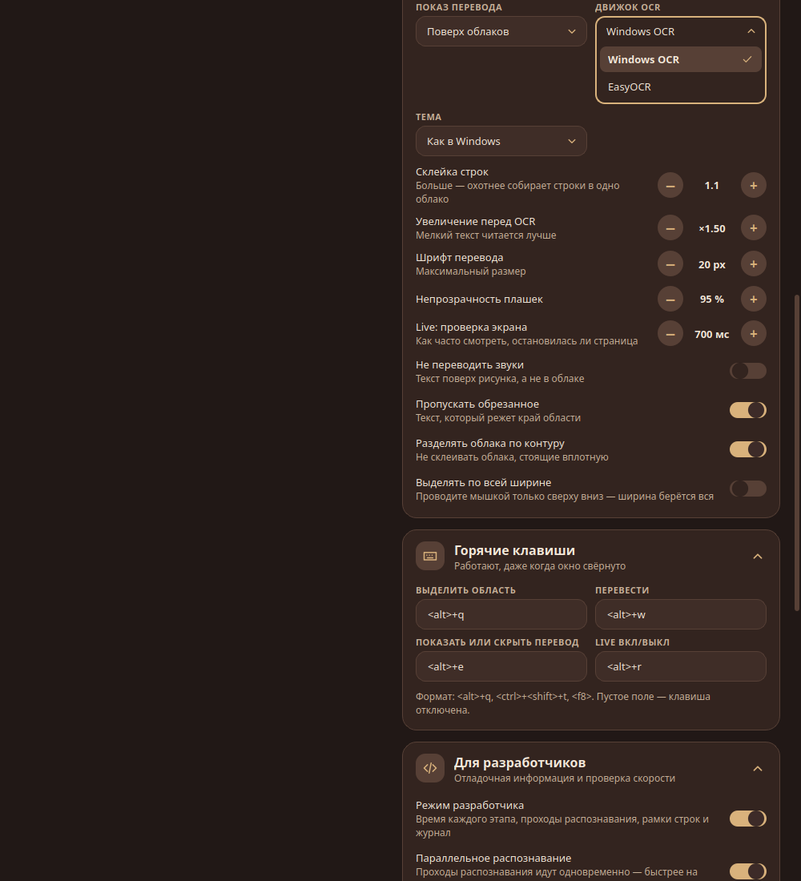
#> input picture linux/click_engine_select.png, 801 x 881 px, shrunk from 1000 x 1100 before the run
$ python -i enhance.py   (imports and definitions only)
#> lines starting #> are read from the running program, lines starting #| are printed output that depends on the picture
#> further down, picture is the input picture: PIL image 801x881 RGB; mean R, G, B 46.1, 33.9, 29.9
"""Несколько проходов распознавания для сложных страниц.

Движки OCR лучше всего читают тёмный текст на светлом ровном фоне. Чтобы находить
текст на тёмных и пёстрых фонах, светлый и цветной текст, каждая страница
распознаётся в нескольких вариантах, а результаты объединяются:

1. оригинал;
2. серая версия с растянутым контрастом и инверсией — светлый текст на тёмном
   фоне становится тёмным на светлом;
3. «локальный контраст» — из яркости вычитается размытый фон, остаются только
   резкие перепады, то есть буквы. Помогает на пёстрых фонах и с цветным текстом;
4. (максимальный режим) инверсия локального контраста;
5. (максимальный режим) «цветовой контраст» — отличие цвета от фона вокруг, для
   цветного текста на фоне похожей яркости.
"""

from __future__ import annotations

import re

import numpy as np
from PIL import Image, ImageFilter

from ..models import Box, TextLine

MODES = {
    "fast": "Быстрый — один проход",
    "thorough": "Тщательный — 3 прохода (тёмные фоны, светлый текст)",
    "max": "Максимальный — 5 проходов (пёстрые фоны, цветной текст)",
}

_LETTER = re.compile(r"[^\W\d_]", re.UNICODE)


def _gray(img: Image.Image) -> np.ndarray:
    return np.asarray(img.convert("L"), dtype=np.float32)


# [5 lines left out: function _stretch, not called in this run]


def _local_contrast(img: Image.Image) -> np.ndarray:
    """Яркость минус размытый фон: остаются только резкие перепады (буквы)."""
    g = _gray(img)
    radius = int(np.clip(min(img.size) / 25, 12, 48))
#> radius = 32
    bg = np.asarray(img.convert("L").filter(ImageFilter.BoxBlur(radius)), dtype=np.float32)
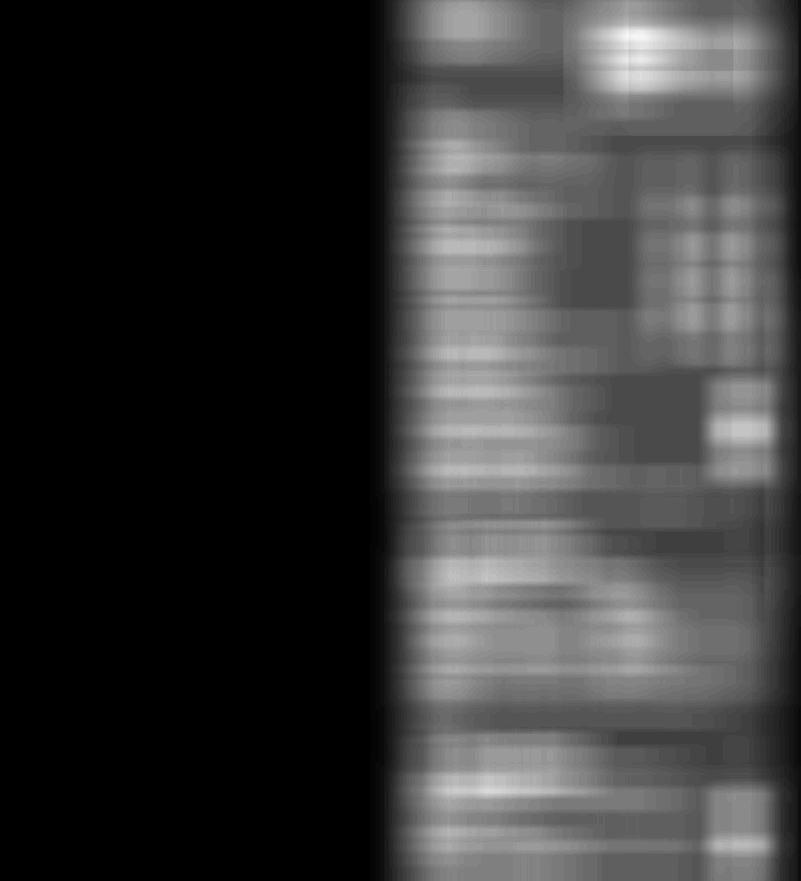
#> bg: shape (881, 801) float32; min 26, max 74, mean 36.7; drawn with min black and max white
    return np.clip(128 + (g - bg) * 3.0, 0, 255)
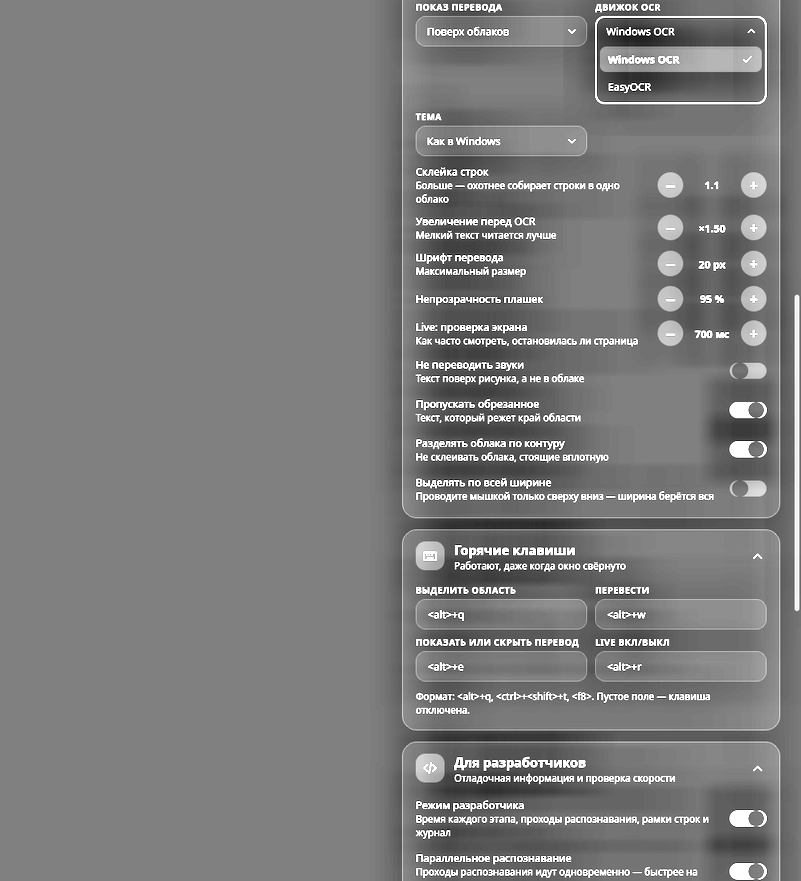
#> returned value: shape (881, 801) float32; min 0, max 255, mean 124.2


# [11 lines left out: function _color_contrast, not called in this run]


def _to_image(a: np.ndarray) -> Image.Image:
    return Image.fromarray(a.astype(np.uint8), "L").convert("RGB")


# [7 lines left out: function variant_keys, not called in this run]


class Source:
    """Исходная картинка и общие для вариантов промежуточные данные (считаются один раз).

    Варианты можно готовить из разных потоков: общее считается под замком.
    """

    # [31 lines left out: functions __init__, local, make, variants, not called in this run]


# ---------------------------------------------------------------- объединение результатов

def _letters(t: str) -> int:
    return len(_LETTER.findall(t))


# [34 lines left out: functions _overlap, merge, not called in this run]

>>> from PIL import Image
>>> picture = Image.open('../../../linux/click_engine_select.png')
>>> result = _local_contrast(picture)

$ run again, on linux/click_narrow.png
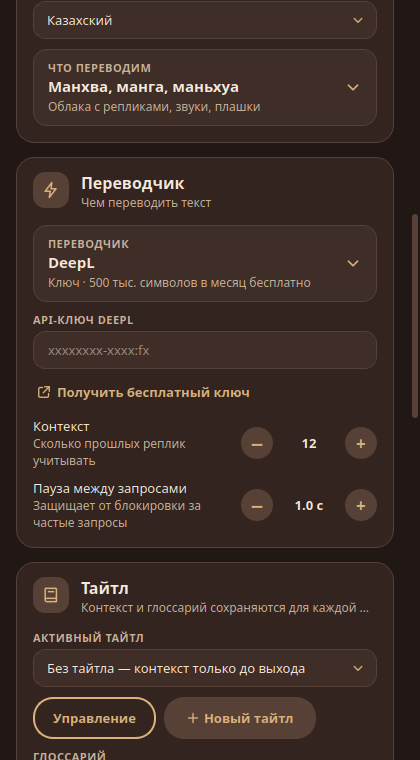
#> input picture linux/click_narrow.png, 420 x 760 px
#> picture is the input picture: PIL image 420x760 RGB; mean R, G, B 59.5, 43.7, 37.8
#> in _local_contrast, `bg = np.asarray(img.convert("L").filter(ImageFilter.BoxBlur(radius)), ..`:
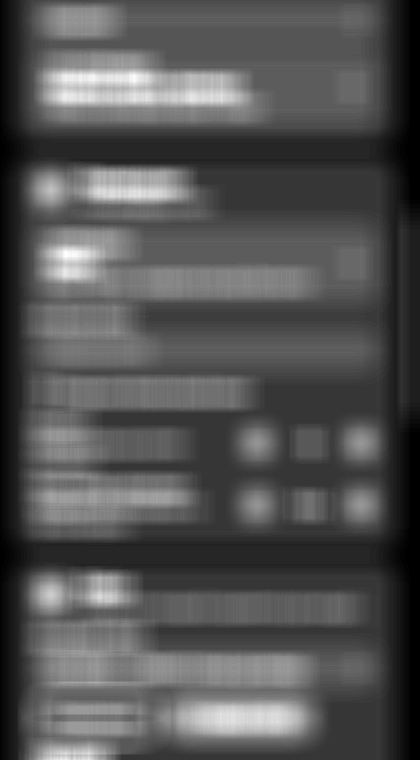
#> bg: shape (760, 420) float32; min 26, max 92, mean 47.7; drawn with min black and max white
#> in _local_contrast, `return np.clip(128 + (g - bg) * 3.0, 0, 255)`:
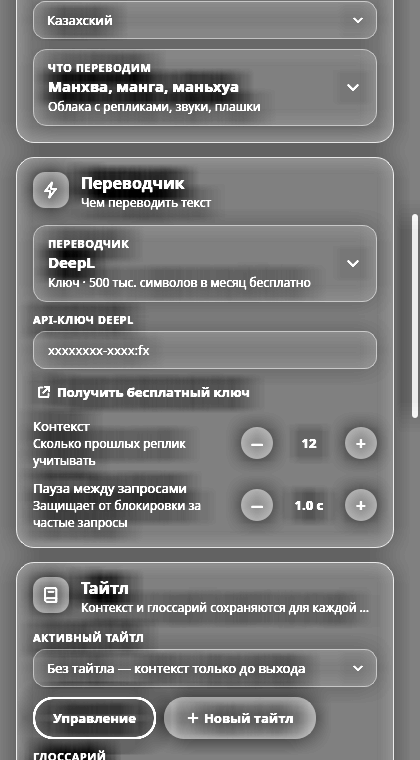
#> returned value: shape (760, 420) float32; min 0, max 255, mean 121.4

$ run again, on linux/click_select_open.png
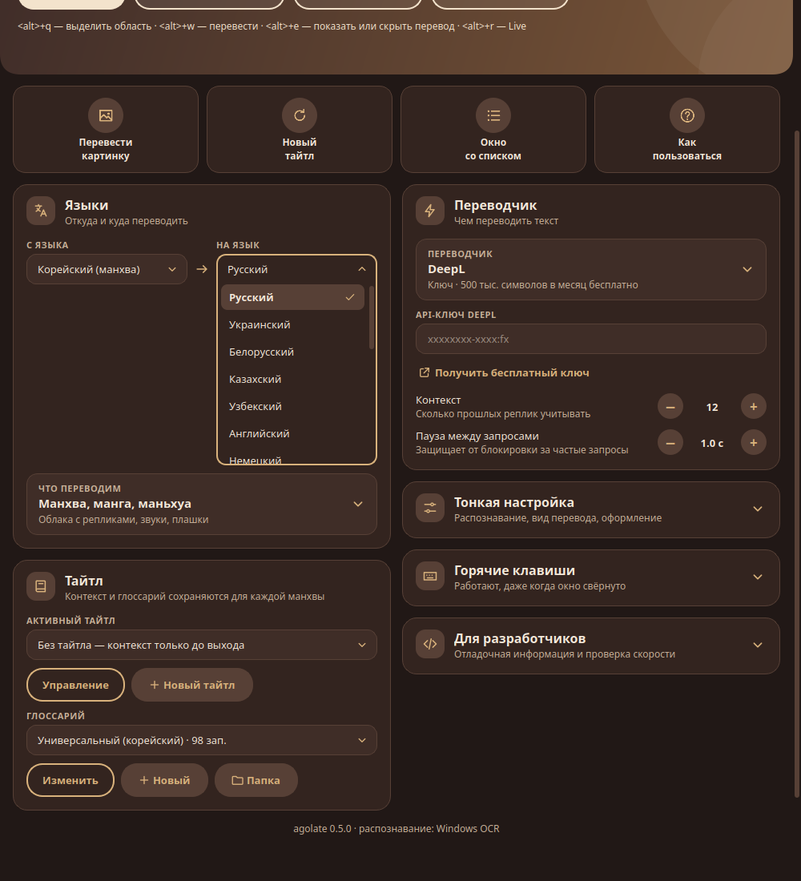
#> input picture linux/click_select_open.png, 801 x 881 px, shrunk from 1000 x 1100 before the run
#> picture is the input picture: PIL image 801x881 RGB; mean R, G, B 57.7, 42.3, 36.1
#> in _local_contrast, `bg = np.asarray(img.convert("L").filter(ImageFilter.BoxBlur(radius)), ..`:
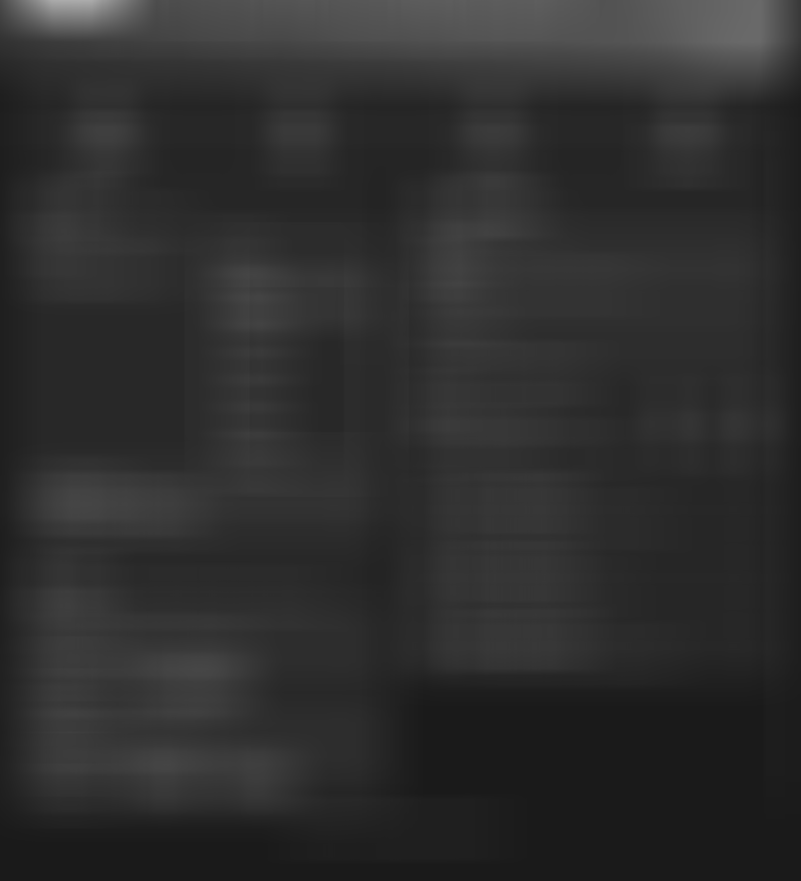
#> bg: shape (881, 801) float32; min 26, max 171, mean 46
#> in _local_contrast, `return np.clip(128 + (g - bg) * 3.0, 0, 255)`:
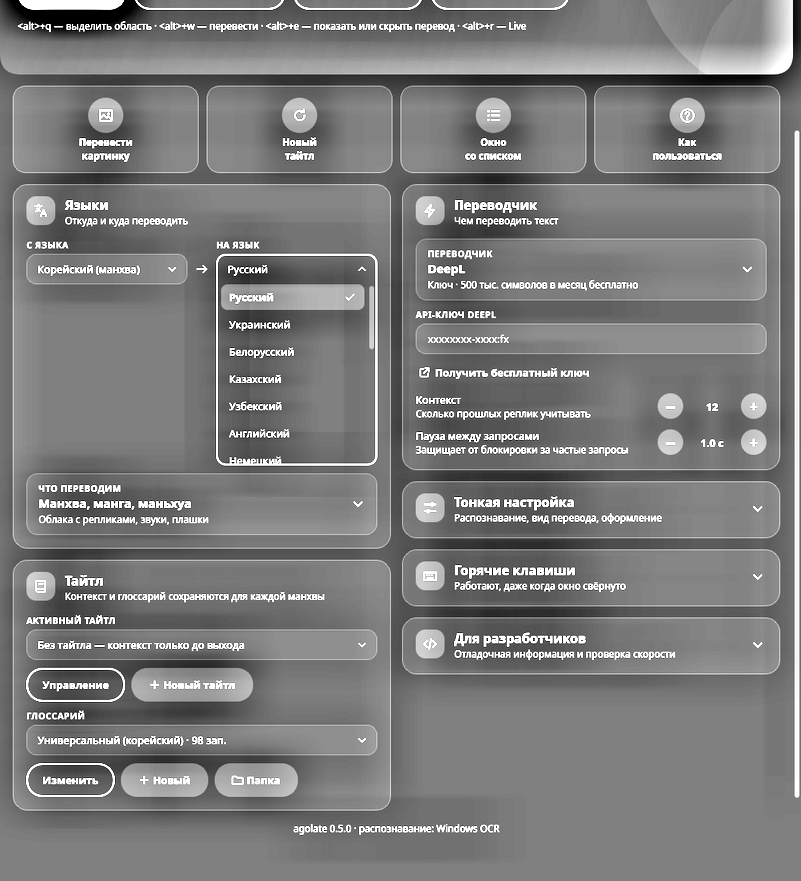
#> returned value: shape (881, 801) float32; min 0, max 255, mean 122.8

$ run again, on linux/click_translator_chosen.png
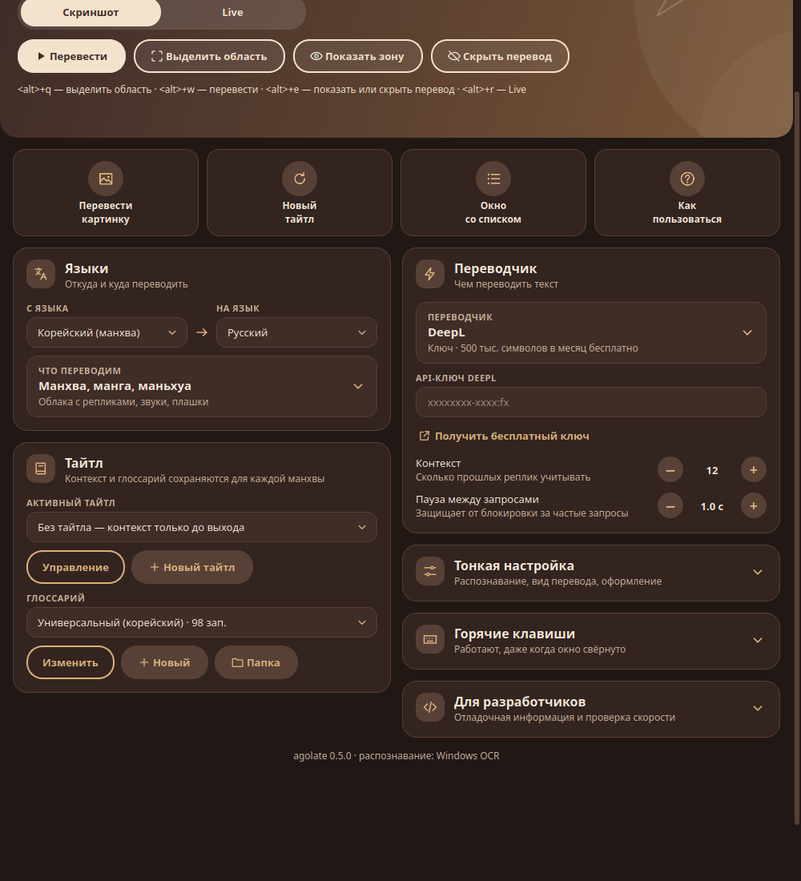
#> input picture linux/click_translator_chosen.png, 801 x 881 px, shrunk from 1000 x 1100 before the run
#> picture is the input picture: PIL image 801x881 RGB; mean R, G, B 61.7, 45.8, 38.9
#> in _local_contrast, `bg = np.asarray(img.convert("L").filter(ImageFilter.BoxBlur(radius)), ..`:
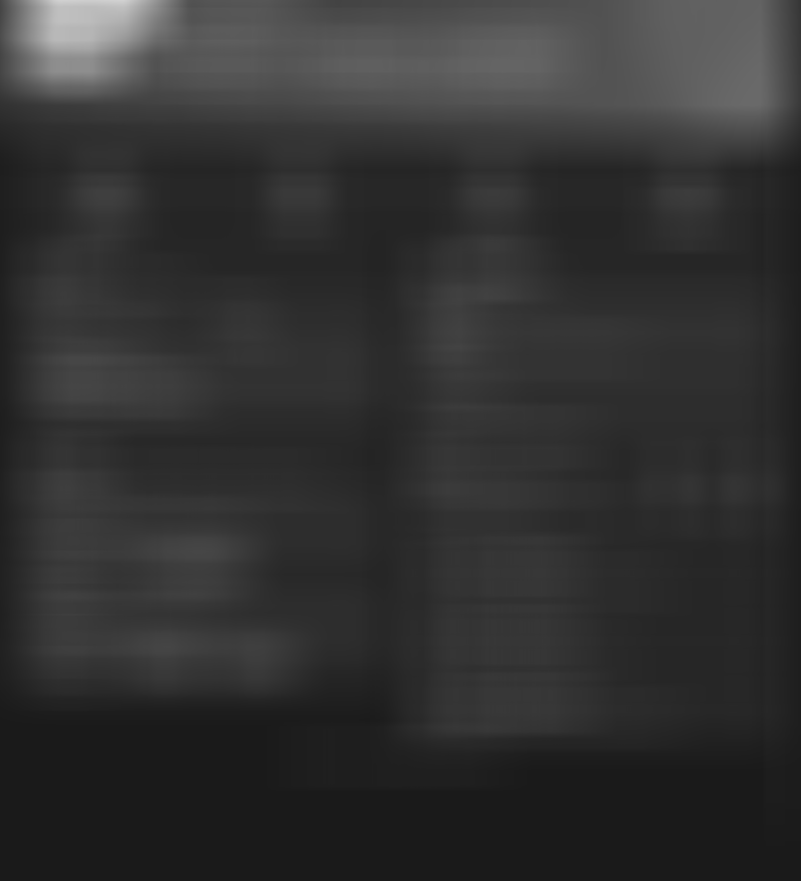
#> bg: shape (881, 801) float32; min 26, max 209, mean 49.4
#> in _local_contrast, `return np.clip(128 + (g - bg) * 3.0, 0, 255)`:
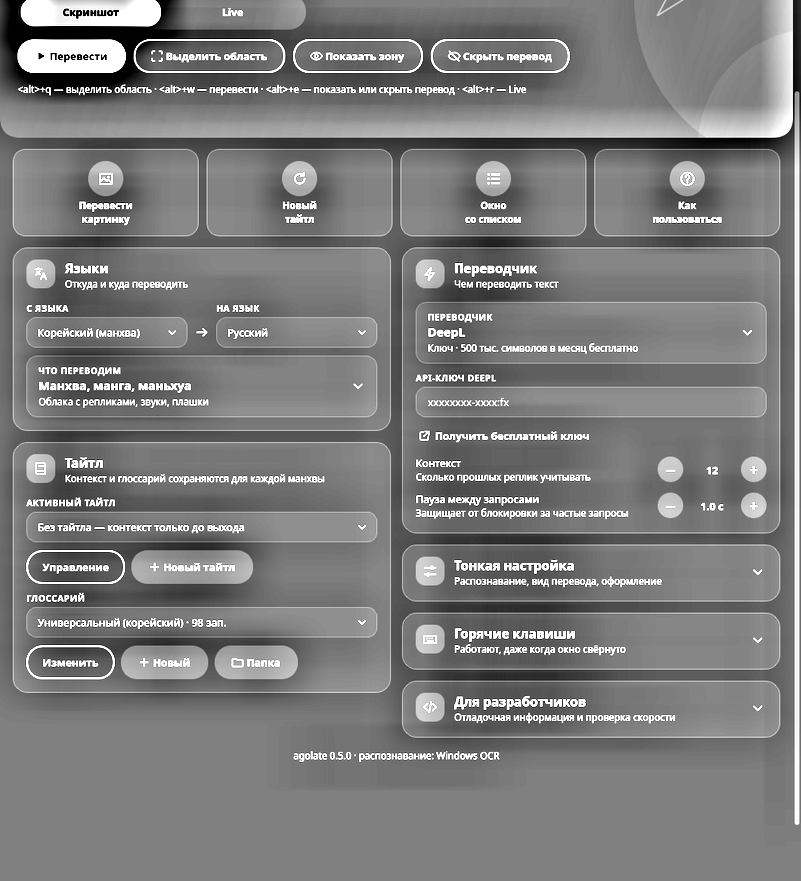
#> returned value: shape (881, 801) float32; min 0, max 255, mean 123.2
